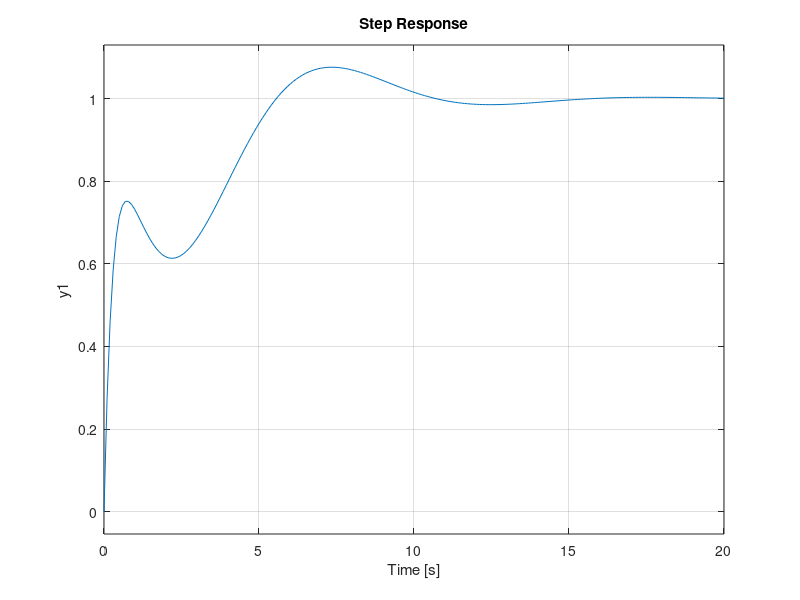

MATLAB code to generate this figure: (Note: this script raises an error after producing the figure.)
p1=[1 3.148 1.975 1.47];
roots(p1)

p=[1 0.6348 0.4761];
roots(p)
s=tf('s');
pid=0.049+(0.151/s)+0.331*s;
G=10/(s^2+0.5*s+2);
step(G)
step(feedback(pid*G,1))

z=tf('z',0.0844);
Ts=0.0844;
Gz=c2d(G,Ts);

%punto 3
%forward
plot(simout.time(:,1),simout.Data(:,1),'r')
hold on
plot(simout.time(:,1),simout.Data(:,2),'b')
%backward
plot(simout1.time(:,1),simout1.Data(:,1),'r')
hold on
plot(simout1.time(:,1),simout1.Data(:,2),'b')
%tustin
plot(simout2.time(:,1),simout2.Data(:,1),'r')
hold on
plot(simout2.time(:,1),simout2.Data(:,2),'b')

%punto 6
%polos forward
numfor=[3.31 -6.13 4.82];
denfor=[1 0.81 -2.13 1.83];
pzmap(numfor,denfor)
figure(1)
zplane(numfor,denfor)
%polos backward
numbac=[5.31 -6.62 2.82 0];
denbac=[8.81 -13.11 6.81 -1];
pzmap(numbac,denbac)
figure(1)
zplane(numbac,denbac)
%polos tustin
numtus=[15.73 -7.73 -9.69 13.77];
dentus=[29.73 -29.73 8.31 3.77];
pzmap(numtus,dentus)
figure(1)
zplane(numtus,dentus)

%punto 7
%forward
Gt=(3.31*s^2 + 0.49*s +1.51)/(s^3 + 3.81*s^2 + 2.49*s +1.51);
Gzfor=(3.31*z^2 -6.62*z + 4.82)/(z^3 + 0.81*z^2 - 2.13*z + 1.83);
step(Gt)
hold on
step(Gzfor)
%backward
Gzbac=(5.31*z^3 - 6.62*z^2 + 2.82*z)/(8.81*z^3 - 13.11*z^2 + 6.81*z - 1);
step(Gt)
hold on
step(Gzbac)
%tustin
Gztus=(15.73*z^3 - 7.73*z^2 - 9.69*z + 13.77)/(29.73*z^3 - 29.73*z^2 + 8.31*z + 3.77);
step(Gt)
hold on
step(Gztus)